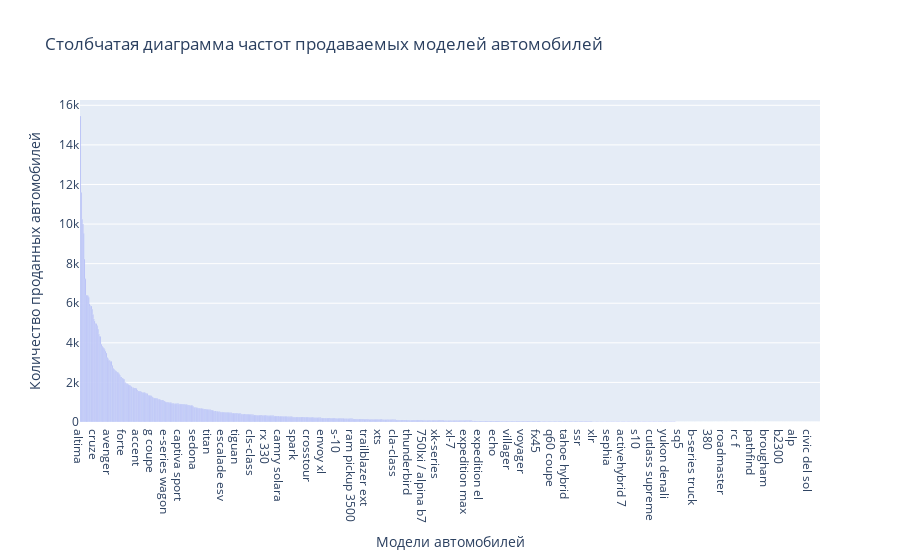

This figure's notebook cell:
### Markdown cell above
#### Издание автомобиля определенной марки `'model'`

### Code cell
bar_chart = go.Bar(
    x=df_train_research.model.value_counts().index,
    y=df_train_research.model.value_counts().values
    )
layout = go.Layout(
    title='Столбчатая диаграмма частот продаваемых моделей автомобилей',
    xaxis=dict(title='Модели автомобилей'),
    yaxis=dict(title='Количество проданных автомобилей'),
    )
fig = go.Figure(data=[bar_chart], layout=layout)
fig.show()

### Figure 1 — Plotly figure (JSON) as saved in the notebook; plotly's stock layout.template omitted (floating-point values rounded to 4 significant figures; data arrays with more than 128 entries replaced by an {"elided": "..."} marker saying what was removed)
{"data": [{"type": "bar", "x": {"elided": "881 str values"}, "y": {"elided": "881 int values"}}], "layout": {"title": {"text": "Столбчатая диаграмма частот продаваемых моделей автомобилей"}, "xaxis": {"title": {"text": "Модели автомобилей"}}, "yaxis": {"title": {"text": "Количество проданных автомобилей"}}}}
